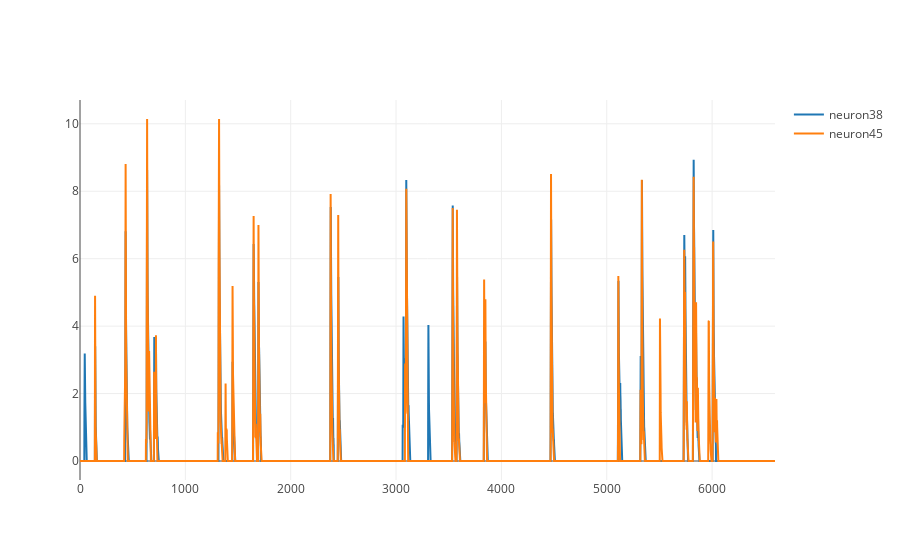

Notebook cell for this chart:
### Code cell
fig, r_value = au.neuron_scatter_plot_with_reg("neuron38", "neuron45", cell_transients_dataframe)
print("Correlation(neuron38, neuron45) = {}".format(r_value))
au.neuron_line_plot("neuron38", "neuron45", cell_transients_dataframe)

### Figure 1 — Plotly figure (JSON) as saved in the notebook; plotly's stock layout.template omitted (floating-point values rounded to 4 significant figures; data arrays with more than 128 entries replaced by an {"elided": "..."} marker saying what was removed)
{"data": [{"name": "neuron38", "type": "scatter", "uid": "7e72ed", "x": {"elided": "6598 int values"}, "y": {"elided": "6598 float values"}}, {"name": "neuron45", "type": "scatter", "uid": "a4257a", "x": {"elided": "6598 int values"}, "y": {"elided": "6598 float values"}}], "layout": {"autosize": true, "dragmode": "zoom", "xaxis": {"autorange": true, "range": [0, 6597], "type": "linear"}, "yaxis": {"autorange": true, "range": [-0.5635, 10.71], "type": "linear"}}}
